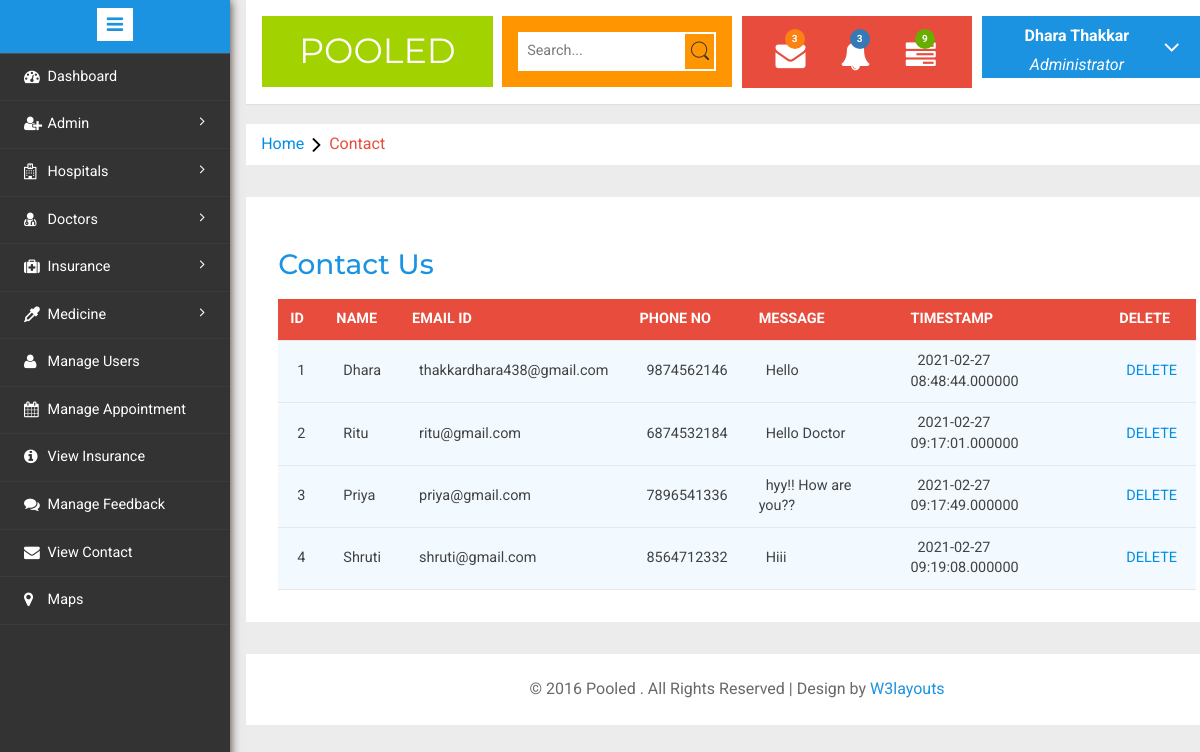
The page /admin/tabels.php (signed in) on the database its author committed.
### tables this page shows
CREATE TABLE `contact_us_table` (
  `contact_id` int(15) NOT NULL,
  `name` varchar(15) NOT NULL,
  `email_id` varchar(30) NOT NULL,
  `phone_id` bigint(10) NOT NULL,
  `message` varchar(30) NOT NULL,
  `timestamp` timestamp(6) NOT NULL DEFAULT current_timestamp(6) ON UPDATE current_timestamp(6)
);

### admin/tabels.php (the view, shortened to what this page needs)
<!DOCTYPE HTML>
<html>
<head>
<link href="css/bootstrap.min.css" rel='stylesheet' type='text/css' />
<link href="css/style.css" rel='stylesheet' type='text/css' />
<link rel="stylesheet" href="css/morris.css" type="text/css"/>
<link href="css/font-awesome.css" rel="stylesheet">
<link rel="stylesheet" type="text/css" href="css/table-style.css" />
<link rel="stylesheet" type="text/css" href="css/basictable.css" />
<link rel="stylesheet" href="css/icon-font.min.css" type='text/css' />
</head>
<body>
   <div class="page-container">
<div class="left-content">
	   <div class="mother-grid-inner">
				<?php
					include 'header.php';
				?>
<ol class="breadcrumb">
                <li class="breadcrumb-item"><a href="index.php">Home</a><i class="fa fa-angle-right"></i>Contact</li>
            </ol>
				<div class="agile-tables">
					<div class="w3l-table-info">
					  <h2>Contact Us</h2>
					    <table id="table">
						<thead>
						  <tr>
							<th>ID</th>
							<th>Name</th>
							<th>Email Id</th>
							<th>Phone No</th>
							<th>Message</th>
							<th>Timestamp</th>
							<th>Delete</th>
						  </tr>
						</thead>
						<?php
							include "Connection.php";
							$query = "SELECT * FROM contact_us_table";
							$result =mysqli_query($con,$query);
							while($value = mysqli_fetch_array($result))
							{
						?>
			<tbody>
				<tr>
					<td><?php echo $value['contact_id']; ?></td>
					<td><?php echo $value['name']; ?></td>
					<td><?php echo $value['email_id']; ?></td>
					<td><?php echo $value['phone_id']; ?></td>
					<td><?php echo $value['message']; ?></td>
					<td><?php echo $value['timestamp']; ?></td>
					<td><a href="?del=<?php echo $value['contact_id'];?>" onclick="return confirm('Are you sure you want to delete ?')">DELETE</a></td>
				</tr>
				<?php
				}
				?>
					</tbody>
					  </table>
					</div>
			</div>
<div class="copyrights">
	 <p>© 2016 Pooled . All Rights Reserved | Design by  <a href="http://w3layouts.com/" target="_blank">W3layouts</a> </p>
</div>
</div>
</div>
				<?php
					include 'navigation.php';
				?>
							</div>
</body>
</html>

### admin/header.php (shortened to what this page needs)
 <?php
	include "Connection.php";
	if(!isset($_SESSION['session_admin']))
	{
		header("location:index.php");
	}
	else
	{
		$log = $_SESSION['session_admin'];
		$sql = "SELECT l_id FROM login_table WHERE email_id='$log'";
		$result = mysqli_query($con,$sql);
		$value = mysqli_fetch_array($result);
		$id = $value['l_id'];
		$qry = "SELECT * FROM admin_details WHERE l_id='$id'";
		$result1 = mysqli_query($con,$qry);
		$value1 = mysqli_fetch_array($result1);
		$n = $value1['a_name'];
}?>
				<div class="header-main">
					<div class="logo-w3-agile">
								<h1><a href="index.php">Pooled</a></h1>
							</div>
					<div class="w3layouts-left">
								<div class="w3-search-box">
									<form action="#" method="post">
										<input type="text" placeholder="Search..." required="">
										<input type="submit" value="">
									</form>
								</div>
						 </div>
						 <div class="w3layouts-right">
							<div class="profile_details_left">
								<ul class="nofitications-dropdown">
									<li class="dropdown head-dpdn">
										<a href="#" class="dropdown-toggle" data-toggle="dropdown" aria-expanded="false"><i class="fa fa-envelope"></i><span class="badge">3</span></a>
									</li>
									<li class="dropdown head-dpdn">
										<a href="#" class="dropdown-toggle" data-toggle="dropdown" aria-expanded="false"><i class="fa fa-bell"></i><span class="badge blue">3</span></a>
									</li>
									<li class="dropdown head-dpdn">
										<a href="#" class="dropdown-toggle" data-toggle="dropdown" aria-expanded="false"><i class="fa fa-tasks"></i><span class="badge blue1">9</span></a>
									</li>
									<div class="clearfix"> </div>
								</ul>
							</div>
						</div>
						<div class="profile_details w3l">
								<ul>
									<li class="dropdown profile_details_drop">
										<a href="#" class="dropdown-toggle" data-toggle="dropdown" aria-expanded="false">
											<div class="profile_img">
												<div class="user-name">
													<p><?php  echo $n; ?></p>
													<span>Administrator</span>
												</div>
												<i class="fa fa-angle-down"></i>
												<div class="clearfix"></div>
											</div>
										</a>
									</li>
								</ul>
							</div>
				</div>

### admin/css/table-style.css (style rules this page uses)
table { background: white; border-collapse: collapse; margin: 1.25em 0 0; width: 100%; }
table tr, table th, table td { border: none; border-bottom: 1px solid #e8e8e8; font-size: .95em; }
table th, table td { padding: 10px 12px; text-align: left; }
table th { background: #e74c3c; color: #fff; text-transform: uppercase; }
table tr td { background: #f3faff; color: #424242; }
table { width: 100%; }

### rows shown on the page
contact_us_table: contact_id "1", name "Dhara", email "thakkardhara438@gmail.com", phone "9874562146", message "Hello", timestamp "2021-02-27 08:48:44.000000"
contact_us_table: contact_id "2", name "Ritu", email "ritu@gmail.com", phone "6874532184", message "Hello Doctor", timestamp "2021-02-27 09:17:01.000000"
contact_us_table: contact_id "3", name "Priya", email "priya@gmail.com", phone "7896541336", message "hyy!! How are you??", timestamp "2021-02-27 09:17:49.000000"
contact_us_table: contact_id "4", name "Shruti", email "shruti@gmail.com", phone "8564712332", message "Hiii", timestamp "2021-02-27 09:19:08.000000"

### other values the page prints
$n "Dhara Thakkar"
